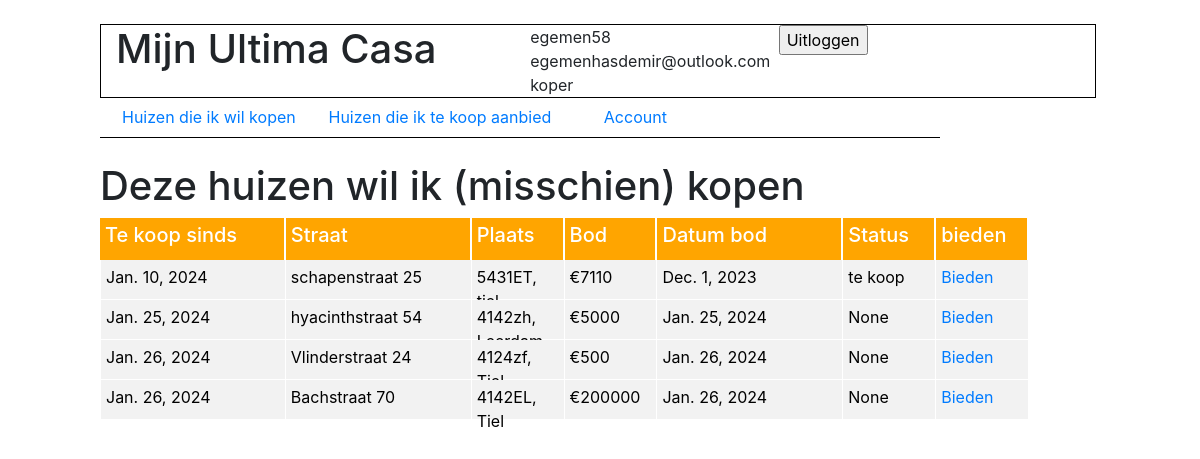
The page /playground/koper/ (signed in) on the database its author committed.
### playground/models.py (models this page shows, shortened)
class Gebruiker(AbstractBaseUser,PermissionsMixin):
    username = models.CharField(max_length=50, null=True)
    email = models.EmailField(unique=True)
    is_staff = models.BooleanField(default=False)
    is_active = models.BooleanField(default=True)
    date_joined = models.DateTimeField(default=timezone.now)
    role = models.ForeignKey(Role, on_delete=models.CASCADE, null=True, default=1)
    USERNAME_FIELD = "email"
    objects = CustomUserManager()

class Role(models.Model):
    naam = models.CharField(max_length=50)
    waarde = models.IntegerField()
    landingspagina = models.CharField(max_length=50)
    def __str__(self):
        return self.naam

class Bieding(models.Model):
    datum = models.DateField()
    user = models.ForeignKey(Gebruiker, on_delete=models.CASCADE, null=True)
    house = models.ForeignKey(Home, on_delete=models.CASCADE, null=True)
    bod = models.IntegerField(null=True)
    status = models.ForeignKey(status, on_delete=models.CASCADE, null=True)
    statusdatum = models.DateField(null=True)

class Home(models.Model):
    datum = models.DateField(null=True)
    user = models.ForeignKey(Gebruiker, on_delete=models.CASCADE, null=True)
    straat = models.CharField(max_length=50)
    postcode = models.CharField(max_length=50)
    plaats = models.CharField(max_length=50)
    gewijzigd = models.DateTimeField(null=True)
    def __str__(self):
        return self.straat

class status(models.Model):
    statuscode = models.IntegerField()
    status = models.CharField(max_length=50)
    def __str__(self):
        return self.status

### playground/views.py (the view)
# urls.py: path('koper/', views.koper, name="koper"),
def koper(request):
    if request.user.is_authenticated == True:
        current_user = request.user
        functie = current_user.role
        biedingen = Bieding.objects.all
        if functie.naam == "koper":
            return render(request, "koper.html", {"functie":functie, "biedingen":biedingen})
        else:
            messages.success(request, "You do not have permission to visit this page!")
            return redirect('home')
    else:
        return redirect("home")

### playground/templates/koper.html (shortened to what this page needs)
{% extends "header_koper.html" %}
{% block content %}
<head>
</head>
<body>
    <br>
    <div class="row offset-1">
    <h1>Deze huizen wil ik (misschien) kopen</h1></div>
    <div class="row offset-1">
        <div class="col-2 orange"><h5>Te koop sinds</h5></div>
        <div class="col-2 orange"><h5>Straat</h5></div>
        <div class="col-1 orange"><h5>Plaats</h5></div>
        <div class="col-1 orange"><h5>Bod</h5></div>
        <div class="col-2 orange"><h5>Datum bod</h5></div>
        <div class="col-1 orange"><h5>Status</h5></div>
        <div class="col-1 orange"><h5>bieden</h5></div>
    </div>
    {%for bieding in biedingen%}
<div class="row offset-1">
    <div class="col-2 grey1">{{bieding.house.datum}}</div>
    <div class="col-2 grey">{{bieding.house}}</div>
    <div class="col-1 grey">{{bieding.house.postcode}}, {{bieding.house.plaats}}</div>
    <div class="col-1 grey">€{{bieding.bod}}</div>
    <div class="col-2 grey">{{bieding.datum}}</div>
    <div class="col-1 grey">{{bieding.status}}</div>
    <div class="col-1 grey"><a href="{{bieding.id}}">Bieden</a></div>
</div>
{%endfor%}
</body>
</html>
{% endblock %}

### playground/templates/header_koper.html (shortened to what this page needs)
<!DOCTYPE html>
<html lang="en">
<head>
    <link rel="stylesheet" href="static/css/style.css">
    <link rel="stylesheet" href="https://cdn.jsdelivr.net/npm/bootstrap@4.3.1/dist/css/bootstrap.min.css">
</head>
<body>
<br>
    <div class="row offset-md-1 div1">
        <div class="col-5"><h1>Mijn Ultima Casa</h1></div>
        <div class="col-1">{{user.username}} {{user.email}} {{functie}}</div>
        <div class="col-3 offset-2"><form action=" {% url 'logout' %}">
            <input type="submit" name="logout" id="" value="Uitloggen">
            </form></div></div>
    <div class="row offset-md-1 header ">
        <div class="col-3"><a href="/playground/koper">Huizen die ik wil kopen</a></div>
        <div class="col-4"><a href="verkoop">Huizen die ik te koop aanbied</a></div>
        <div class="col-3"><a href="account">Account</a></div>
    </div>
    {% block content %}
    {% endblock %}
</body>
</html>

### playground/templates/header_koper.html (style rules this page uses)
.div1 { border: solid black 1px; height: auto; width: 83%; margin: auto; }
.header { margin:auto; width: 70%; border-bottom: solid black 1px; height: 40px; padding: 7px; }

### playground/templates/koper.html (style rules this page uses)
.orange { background-color: orange; color:white; padding: 5px; border-right: solid white 2px; }
.grey { background-color: #f2f2f2; color:black; padding: 5px; border-right: solid white 1px; border-bottom: solid white 1px; height: 40px; }
.grey1 { background-color: #f2f2f2; color:black; padding: 5px; border-right: solid white 1px; border-left: solid white 1px; border-bottom: solid white 1px; height: 40px; }

### rows shown on the page
Gebruiker: username "egemen58", email "egemenhasdemir@outlook.com"
Role: naam "koper"
Bieding: house.datum "Jan. 10, 2024", house "schapenstraat 25", house.postcode "5431ET", bod "7110", datum "Dec. 1, 2023", status "te koop"
Bieding: house.datum "Jan. 25, 2024", house "hyacinthstraat 54", house.postcode "4142zh", bod "5000", datum "Jan. 25, 2024", status "None"
Bieding: house.datum "Jan. 26, 2024", house "Vlinderstraat 24", house.postcode "4124zf", bod "500", datum "Jan. 26, 2024", status "None"
Bieding: house.datum "Jan. 26, 2024", house "Bachstraat 70", house.postcode "4142EL", house.plaats "Tiel", bod "200000", datum "Jan. 26, 2024", status "None"
